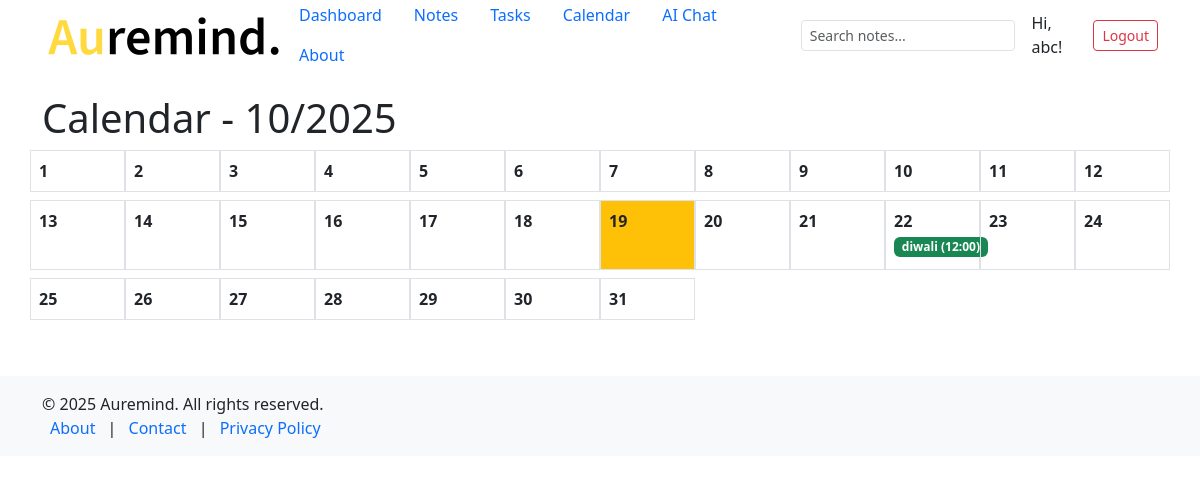
The page /calendar/ (signed in) on the database as committed earlier.
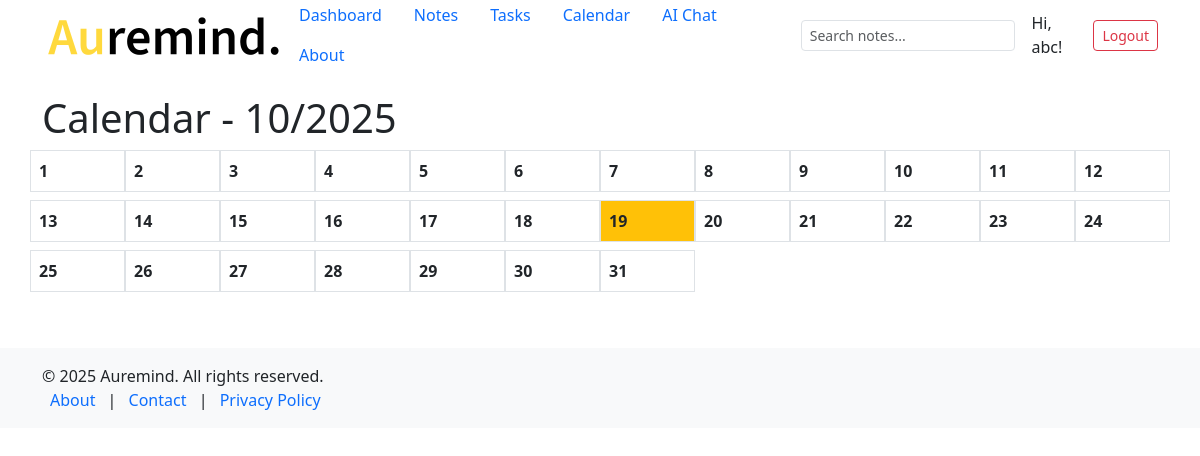
The same page on the database as committed later.
### notes/models.py (models this page shows, shortened)
class Task(models.Model):
    user = models.ForeignKey(User, on_delete=models.CASCADE)
    title = models.CharField(max_length=200)
    due_date = models.DateTimeField()
    created_at = models.DateTimeField(auto_now_add=True)

### notes/views.py (the view)
# urls.py: path('calendar/', views.calendar_view, name='calendar'),
@login_required
def calendar_view(request, year=None, month=None):
    today = date.today()
    year = int(year) if year else today.year
    month = int(month) if month else today.month
    tasks = Task.objects.filter(
        user=request.user,
        due_date__year=year,
        due_date__month=month
    ).order_by('due_date') # order_by also sorts by time
    calendar_tasks = {}
    for task in tasks:
        day = task.due_date.day
        if day not in calendar_tasks:
            calendar_tasks[day] = []
        calendar_tasks[day].append(task) # Add the whole task object
    total_days = monthrange(year, month)[1]
    context = {
        'year': year,
        'month': month,
        'calendar_tasks': calendar_tasks, # Pass the new task structure
        'total_days': total_days,
        'today_day': today.day if today.year == year and today.month == month else None,
    }
    return render(request, 'task/calendar.html', context)

### notes/templatetags/number_range.py (called while the page is built)
@register.filter
def to(value, arg):
    return range(value, arg + 1)

### notes/templates/task/calendar.html (shortened to what this page needs)
{% extends 'notes/base.html' %}
{% load static %}
{% load number_range %}
{% block content %}
<h1>Calendar - {{ month }}/{{ year }}</h1>
<div class="row">
  {% for day in 1|to:total_days %}
    <div class="col-1 border p-2 mb-2 {% if day == today_day %}bg-warning{% endif %}">
      <strong>{{ day }}</strong><br>
      {% for task_day, tasks in calendar_tasks.items %}
        {% if task_day == day %}
          {% for task in tasks %}
            <div class="badge bg-success mb-1">{{ task.title }} ({{ task.due_date|time:"H:i" }})</div>
          {% endfor %}
        {% endif %}
      {% endfor %}
      </div>
  {% endfor %}
</div>
{% endblock %}

Rows that differ between the two databases and show on the page:
removed Task: title "diwali", due_date "12:00"
